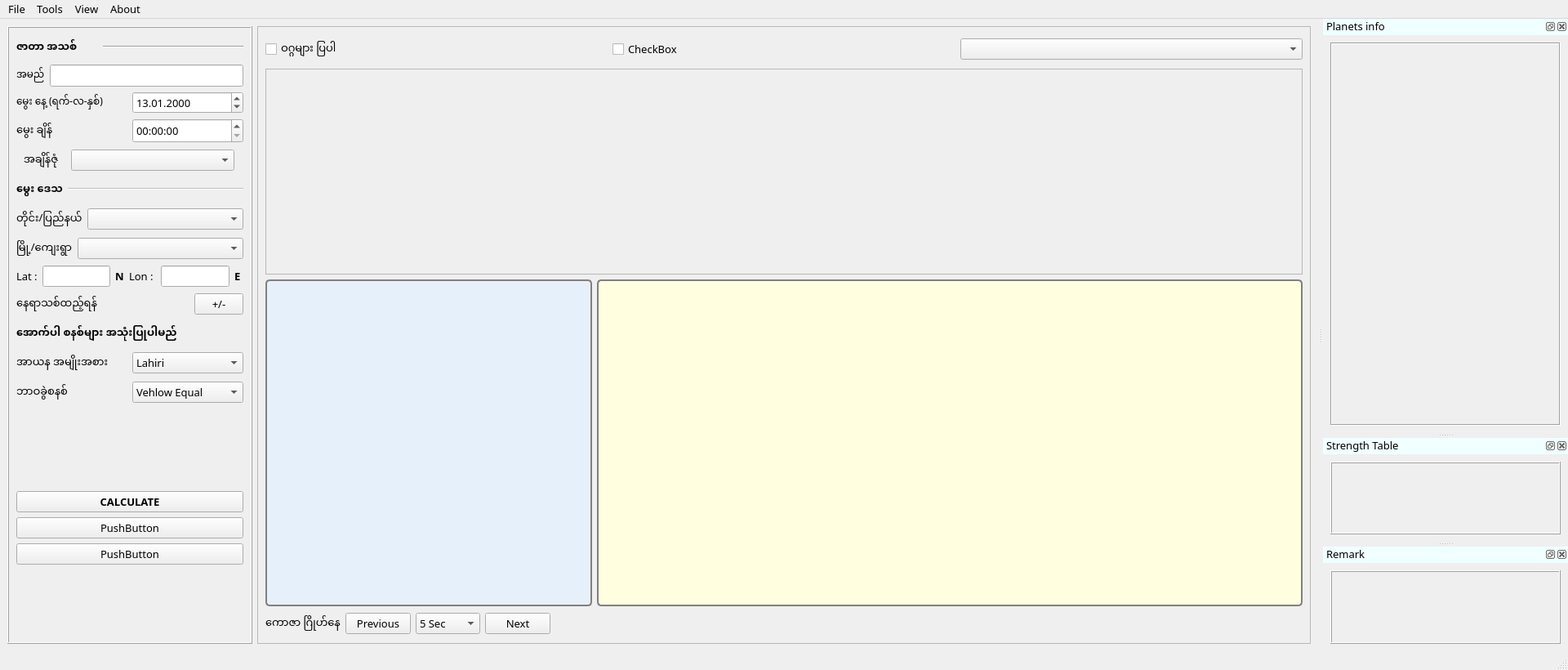
<?xml version="1.0" encoding="UTF-8"?>
<ui version="4.0">
 <class>MainWindow</class>
 <widget class="QMainWindow" name="MainWindow">
  <property name="geometry">
   <rect>
    <x>0</x>
    <y>0</y>
    <width>1920</width>
    <height>820</height>
   </rect>
  </property>
  <property name="sizePolicy">
   <sizepolicy hsizetype="Expanding" vsizetype="Expanding">
    <horstretch>0</horstretch>
    <verstretch>0</verstretch>
   </sizepolicy>
  </property>
  <property name="font">
   <font>
    <family>Pyidaungsu</family>
    <pointsize>10</pointsize>
   </font>
  </property>
  <property name="windowTitle">
   <string>Bharani App</string>
  </property>
  <property name="windowIcon">
   <iconset>
    <normaloff>res/VediIcon.ico</normaloff>res/VediIcon.ico</iconset>
  </property>
  <widget class="QWidget" name="centralwidget">
   <property name="enabled">
    <bool>true</bool>
   </property>
   <layout class="QHBoxLayout" name="horizontalLayout">
    <item>
     <widget class="QFrame" name="frame">
      <property name="sizePolicy">
       <sizepolicy hsizetype="Fixed" vsizetype="Preferred">
        <horstretch>0</horstretch>
        <verstretch>0</verstretch>
       </sizepolicy>
      </property>
      <property name="minimumSize">
       <size>
        <width>300</width>
        <height>0</height>
       </size>
      </property>
      <property name="maximumSize">
       <size>
        <width>30</width>
        <height>16777215</height>
       </size>
      </property>
      <property name="frameShape">
       <enum>QFrame::Box</enum>
      </property>
      <property name="frameShadow">
       <enum>QFrame::Raised</enum>
      </property>
      <layout class="QVBoxLayout" name="verticalLayout_6">
       <item>
        <layout class="QHBoxLayout" name="horizontalLayout_7">
         <item>
          <widget class="QLabel" name="label_4">
           <property name="enabled">
            <bool>true</bool>
           </property>
           <property name="maximumSize">
            <size>
             <width>100</width>
             <height>16777215</height>
            </size>
           </property>
           <property name="font">
            <font>
             <weight>75</weight>
             <bold>true</bold>
            </font>
           </property>
           <property name="text">
            <string>ဇာတာ အသစ်</string>
           </property>
          </widget>
         </item>
         <item>
          <widget class="Line" name="line_2">
           <property name="orientation">
            <enum>Qt::Horizontal</enum>
           </property>
          </widget>
         </item>
        </layout>
       </item>
       <item>
        <layout class="QHBoxLayout" name="horizontalLayout_8">
         <item>
          <widget class="QLabel" name="label_5">
           <property name="enabled">
            <bool>true</bool>
           </property>
           <property name="minimumSize">
            <size>
             <width>0</width>
             <height>0</height>
            </size>
           </property>
           <property name="maximumSize">
            <size>
             <width>16777215</width>
             <height>16777215</height>
            </size>
           </property>
           <property name="baseSize">
            <size>
             <width>75</width>
             <height>0</height>
            </size>
           </property>
           <property name="font">
            <font>
             <pointsize>9</pointsize>
            </font>
           </property>
           <property name="text">
            <string>အမည်</string>
           </property>
          </widget>
         </item>
         <item>
          <widget class="QLineEdit" name="txtName_3">
           <property name="enabled">
            <bool>true</bool>
           </property>
           <property name="sizePolicy">
            <sizepolicy hsizetype="Expanding" vsizetype="Preferred">
             <horstretch>0</horstretch>
             <verstretch>0</verstretch>
            </sizepolicy>
           </property>
           <property name="minimumSize">
            <size>
             <width>0</width>
             <height>0</height>
            </size>
           </property>
           <property name="maximumSize">
            <size>
             <width>16777215</width>
             <height>16777215</height>
            </size>
           </property>
           <property name="tabletTracking">
            <bool>false</bool>
           </property>
          </widget>
         </item>
        </layout>
       </item>
       <item>
        <layout class="QHBoxLayout" name="horizontalLayout_9">
         <item>
          <widget class="QLabel" name="label_6">
           <property name="maximumSize">
            <size>
             <width>160</width>
             <height>16777215</height>
            </size>
           </property>
           <property name="font">
            <font>
             <pointsize>9</pointsize>
            </font>
           </property>
           <property name="text">
            <string>မွေး နေ့ (ရက်-လ-နှစ်)</string>
           </property>
          </widget>
         </item>
         <item>
          <widget class="QDateEdit" name="cboDate">
           <property name="enabled">
            <bool>true</bool>
           </property>
           <property name="displayFormat">
            <string>dd.MM.yyyy</string>
           </property>
           <property name="date">
            <date>
             <year>2000</year>
             <month>1</month>
             <day>13</day>
            </date>
           </property>
          </widget>
         </item>
        </layout>
       </item>
       <item>
        <layout class="QHBoxLayout" name="horizontalLayout_10">
         <item>
          <widget class="QLabel" name="label_7">
           <property name="enabled">
            <bool>true</bool>
           </property>
           <property name="sizePolicy">
            <sizepolicy hsizetype="Minimum" vsizetype="Preferred">
             <horstretch>0</horstretch>
             <verstretch>0</verstretch>
            </sizepolicy>
           </property>
           <property name="minimumSize">
            <size>
             <width>0</width>
             <height>0</height>
            </size>
           </property>
           <property name="maximumSize">
            <size>
             <width>16777215</width>
             <height>16777215</height>
            </size>
           </property>
           <property name="text">
            <string>မွေး ချိန်</string>
           </property>
          </widget>
         </item>
         <item>
          <widget class="QTimeEdit" name="cboTime">
           <property name="sizePolicy">
            <sizepolicy hsizetype="Preferred" vsizetype="Preferred">
             <horstretch>0</horstretch>
             <verstretch>0</verstretch>
            </sizepolicy>
           </property>
           <property name="minimumSize">
            <size>
             <width>0</width>
             <height>0</height>
            </size>
           </property>
           <property name="maximumSize">
            <size>
             <width>16777215</width>
             <height>16777215</height>
            </size>
           </property>
          </widget>
         </item>
        </layout>
       </item>
       <item>
        <layout class="QHBoxLayout" name="horizontalLayout_11">
         <item>
          <widget class="QLabel" name="lblTimeZone">
           <property name="sizePolicy">
            <sizepolicy hsizetype="Fixed" vsizetype="Preferred">
             <horstretch>0</horstretch>
             <verstretch>0</verstretch>
            </sizepolicy>
           </property>
           <property name="minimumSize">
            <size>
             <width>0</width>
             <height>0</height>
            </size>
           </property>
           <property name="maximumSize">
            <size>
             <width>16777215</width>
             <height>16777215</height>
            </size>
           </property>
           <property name="text">
            <string>အချိန်ဇုံ</string>
           </property>
           <property name="alignment">
            <set>Qt::AlignLeading|Qt::AlignLeft|Qt::AlignVCenter</set>
           </property>
          </widget>
         </item>
         <item>
          <widget class="QComboBox" name="cboTimezone">
           <property name="sizePolicy">
            <sizepolicy hsizetype="Maximum" vsizetype="Fixed">
             <horstretch>0</horstretch>
             <verstretch>0</verstretch>
            </sizepolicy>
           </property>
           <property name="minimumSize">
            <size>
             <width>150</width>
             <height>0</height>
            </size>
           </property>
           <property name="maximumSize">
            <size>
             <width>200</width>
             <height>16777215</height>
            </size>
           </property>
          </widget>
         </item>
        </layout>
       </item>
       <item>
        <layout class="QHBoxLayout" name="horizontalLayout_12">
         <item>
          <widget class="QLabel" name="label_8">
           <property name="sizePolicy">
            <sizepolicy hsizetype="Fixed" vsizetype="Preferred">
             <horstretch>0</horstretch>
             <verstretch>0</verstretch>
            </sizepolicy>
           </property>
           <property name="maximumSize">
            <size>
             <width>16777215</width>
             <height>16777215</height>
            </size>
           </property>
           <property name="font">
            <font>
             <weight>75</weight>
             <bold>true</bold>
            </font>
           </property>
           <property name="text">
            <string>မွေး ဒေသ</string>
           </property>
          </widget>
         </item>
         <item>
          <widget class="Line" name="line_3">
           <property name="enabled">
            <bool>false</bool>
           </property>
           <property name="sizePolicy">
            <sizepolicy hsizetype="Preferred" vsizetype="Fixed">
             <horstretch>0</horstretch>
             <verstretch>0</verstretch>
            </sizepolicy>
           </property>
           <property name="orientation">
            <enum>Qt::Horizontal</enum>
           </property>
          </widget>
         </item>
        </layout>
       </item>
       <item>
        <layout class="QHBoxLayout" name="horizontalLayout_13">
         <item>
          <widget class="QLabel" name="label_9">
           <property name="sizePolicy">
            <sizepolicy hsizetype="Fixed" vsizetype="Preferred">
             <horstretch>0</horstretch>
             <verstretch>0</verstretch>
            </sizepolicy>
           </property>
           <property name="text">
            <string>တိုင်း/ပြည်နယ်</string>
           </property>
          </widget>
         </item>
         <item>
          <widget class="QComboBox" name="cboState">
           <property name="enabled">
            <bool>true</bool>
           </property>
          </widget>
         </item>
        </layout>
       </item>
       <item>
        <layout class="QHBoxLayout" name="horizontalLayout_14">
         <item>
          <widget class="QLabel" name="label_10">
           <property name="enabled">
            <bool>true</bool>
           </property>
           <property name="sizePolicy">
            <sizepolicy hsizetype="Fixed" vsizetype="Preferred">
             <horstretch>0</horstretch>
             <verstretch>0</verstretch>
            </sizepolicy>
           </property>
           <property name="text">
            <string>မြို့/ကျေးရွာ</string>
           </property>
          </widget>
         </item>
         <item>
          <widget class="QComboBox" name="cboCity">
           <property name="enabled">
            <bool>true</bool>
           </property>
          </widget>
         </item>
        </layout>
       </item>
       <item>
        <layout class="QHBoxLayout" name="horizontalLayout_15">
         <item>
          <widget class="QLabel" name="label_11">
           <property name="text">
            <string>Lat :</string>
           </property>
          </widget>
         </item>
         <item>
          <widget class="QLineEdit" name="txtLat">
           <property name="maxLength">
            <number>10</number>
           </property>
          </widget>
         </item>
         <item>
          <widget class="QLabel" name="lblN">
           <property name="enabled">
            <bool>true</bool>
           </property>
           <property name="font">
            <font>
             <weight>75</weight>
             <bold>true</bold>
            </font>
           </property>
           <property name="text">
            <string>N</string>
           </property>
          </widget>
         </item>
         <item>
          <widget class="QLabel" name="label_12">
           <property name="text">
            <string>Lon : </string>
           </property>
          </widget>
         </item>
         <item>
          <widget class="QLineEdit" name="txtLon">
           <property name="maxLength">
            <number>10</number>
           </property>
          </widget>
         </item>
         <item>
          <widget class="QLabel" name="lblE">
           <property name="font">
            <font>
             <weight>75</weight>
             <bold>true</bold>
            </font>
           </property>
           <property name="text">
            <string>E </string>
           </property>
          </widget>
         </item>
        </layout>
       </item>
       <item>
        <layout class="QHBoxLayout" name="horizontalLayout_16">
         <item>
          <widget class="QLabel" name="label_13">
           <property name="enabled">
            <bool>true</bool>
           </property>
           <property name="sizePolicy">
            <sizepolicy hsizetype="Preferred" vsizetype="Preferred">
             <horstretch>0</horstretch>
             <verstretch>0</verstretch>
            </sizepolicy>
           </property>
           <property name="text">
            <string>နေရာသစ်ထည့်ရန်</string>
           </property>
          </widget>
         </item>
         <item>
          <widget class="QPushButton" name="btnEditPlace">
           <property name="maximumSize">
            <size>
             <width>60</width>
             <height>16777215</height>
            </size>
           </property>
           <property name="text">
            <string>+/-</string>
           </property>
          </widget>
         </item>
        </layout>
       </item>
       <item>
        <widget class="QLabel" name="label_15">
         <property name="font">
          <font>
           <family>Pyidaungsu</family>
           <pointsize>10</pointsize>
           <weight>75</weight>
           <bold>true</bold>
          </font>
         </property>
         <property name="text">
          <string>အောက်ပါ စနစ်များ အသုံးပြုပါမည်</string>
         </property>
        </widget>
       </item>
       <item>
        <layout class="QHBoxLayout" name="horizontalLayout_17">
         <item>
          <widget class="QLabel" name="label_14">
           <property name="minimumSize">
            <size>
             <width>176</width>
             <height>0</height>
            </size>
           </property>
           <property name="maximumSize">
            <size>
             <width>176</width>
             <height>16777215</height>
            </size>
           </property>
           <property name="text">
            <string>အာယန အမျိုးအစား</string>
           </property>
          </widget>
         </item>
         <item>
          <widget class="QComboBox" name="cboAyana">
           <property name="minimumSize">
            <size>
             <width>0</width>
             <height>0</height>
            </size>
           </property>
           <property name="maximumSize">
            <size>
             <width>213</width>
             <height>16777215</height>
            </size>
           </property>
           <property name="font">
            <font>
             <pointsize>10</pointsize>
            </font>
           </property>
           <property name="styleSheet">
            <string notr="true"/>
           </property>
           <property name="currentIndex">
            <number>0</number>
           </property>
           <property name="duplicatesEnabled">
            <bool>false</bool>
           </property>
           <item>
            <property name="text">
             <string>Lahiri</string>
            </property>
           </item>
           <item>
            <property name="text">
             <string>Krishnamurti</string>
            </property>
           </item>
           <item>
            <property name="text">
             <string>Raman</string>
            </property>
           </item>
           <item>
            <property name="text">
             <string>Fagan/Bradley</string>
            </property>
           </item>
           <item>
            <property name="text">
             <string>Yukteshwar</string>
            </property>
           </item>
           <item>
            <property name="text">
             <string>J2000</string>
            </property>
           </item>
           <item>
            <property name="text">
             <string>Suryasiddhanta</string>
            </property>
           </item>
           <item>
            <property name="text">
             <string>True Citra / True Revati</string>
            </property>
           </item>
           <item>
            <property name="text">
             <string>Galactic Center / Dhruva</string>
            </property>
           </item>
          </widget>
         </item>
        </layout>
       </item>
       <item>
        <layout class="QHBoxLayout" name="horizontalLayout_18">
         <item>
          <widget class="QLabel" name="label_16">
           <property name="text">
            <string>ဘာဝခွဲစနစ်</string>
           </property>
          </widget>
         </item>
         <item>
          <widget class="QComboBox" name="cboHouseSys">
           <property name="currentIndex">
            <number>1</number>
           </property>
           <item>
            <property name="text">
             <string>Whole Sign</string>
            </property>
           </item>
           <item>
            <property name="text">
             <string>Vehlow Equal</string>
            </property>
           </item>
           <item>
            <property name="text">
             <string>Equal</string>
            </property>
           </item>
           <item>
            <property name="text">
             <string>Placidus</string>
            </property>
           </item>
           <item>
            <property name="text">
             <string>Sripati</string>
            </property>
           </item>
           <item>
            <property name="text">
             <string>Porphyry</string>
            </property>
           </item>
          </widget>
         </item>
        </layout>
       </item>
       <item>
        <spacer name="verticalSpacer">
         <property name="orientation">
          <enum>Qt::Vertical</enum>
         </property>
         <property name="sizeHint" stdset="0">
          <size>
           <width>20</width>
           <height>100</height>
          </size>
         </property>
        </spacer>
       </item>
       <item>
        <widget class="QPushButton" name="btnCalculate">
         <property name="font">
          <font>
           <weight>75</weight>
           <bold>true</bold>
          </font>
         </property>
         <property name="text">
          <string>  CALCULATE  </string>
         </property>
        </widget>
       </item>
       <item>
        <widget class="QPushButton" name="pushButton">
         <property name="text">
          <string>PushButton</string>
         </property>
        </widget>
       </item>
       <item>
        <widget class="QPushButton" name="pushButton_2">
         <property name="text">
          <string>PushButton</string>
         </property>
        </widget>
       </item>
       <item>
        <spacer name="verticalSpacer_2">
         <property name="orientation">
          <enum>Qt::Vertical</enum>
         </property>
         <property name="sizeHint" stdset="0">
          <size>
           <width>20</width>
           <height>40</height>
          </size>
         </property>
        </spacer>
       </item>
      </layout>
     </widget>
    </item>
    <item>
     <widget class="QFrame" name="frame_2">
      <property name="frameShape">
       <enum>QFrame::StyledPanel</enum>
      </property>
      <property name="frameShadow">
       <enum>QFrame::Raised</enum>
      </property>
      <layout class="QGridLayout" name="gridLayout">
       <item row="0" column="0">
        <layout class="QVBoxLayout" name="verticalLayout_2">
         <item>
          <layout class="QHBoxLayout" name="horizontalLayout_3">
           <item>
            <widget class="QCheckBox" name="chkDivision">
             <property name="text">
              <string>ဝဂ္ဂများ ပြပါ</string>
             </property>
            </widget>
           </item>
           <item>
            <widget class="QCheckBox" name="chk">
             <property name="text">
              <string>CheckBox</string>
             </property>
            </widget>
           </item>
           <item>
            <widget class="QComboBox" name="cboCheckable"/>
           </item>
          </layout>
         </item>
         <item>
          <widget class="QScrollArea" name="scrollArea">
           <property name="maximumSize">
            <size>
             <width>16777215</width>
             <height>560</height>
            </size>
           </property>
           <property name="widgetResizable">
            <bool>true</bool>
           </property>
           <widget class="QWidget" name="scrollAreaWidgetContents">
            <property name="geometry">
             <rect>
              <x>0</x>
              <y>0</y>
              <width>1258</width>
              <height>209</height>
             </rect>
            </property>
           </widget>
          </widget>
         </item>
         <item>
          <layout class="QHBoxLayout" name="horizontalLayout_2">
           <item>
            <layout class="QHBoxLayout" name="horizontalLayout_4">
             <item>
              <widget class="QFrame" name="frame_3">
               <property name="sizePolicy">
                <sizepolicy hsizetype="Fixed" vsizetype="Fixed">
                 <horstretch>0</horstretch>
                 <verstretch>0</verstretch>
                </sizepolicy>
               </property>
               <property name="minimumSize">
                <size>
                 <width>400</width>
                 <height>400</height>
                </size>
               </property>
               <property name="styleSheet">
                <string notr="true">QFrame {
    background-color: #e6f0fa;  /* နုနယ်တဲ့ အပြာရောင် */
    border: 2px solid gray;      /* ဘောင်လေး ထည့်ကြည့် */
    border-radius: 5px;          /* ထောင့်ဝိုင်းလေး လုပ်ကြည့် */
}</string>
               </property>
               <property name="frameShape">
                <enum>QFrame::StyledPanel</enum>
               </property>
               <property name="frameShadow">
                <enum>QFrame::Raised</enum>
               </property>
              </widget>
             </item>
             <item>
              <widget class="QFrame" name="frmkawzar">
               <property name="sizePolicy">
                <sizepolicy hsizetype="Preferred" vsizetype="Preferred">
                 <horstretch>0</horstretch>
                 <verstretch>0</verstretch>
                </sizepolicy>
               </property>
               <property name="minimumSize">
                <size>
                 <width>0</width>
                 <height>0</height>
                </size>
               </property>
               <property name="maximumSize">
                <size>
                 <width>16777215</width>
                 <height>16777215</height>
                </size>
               </property>
               <property name="styleSheet">
                <string notr="true">QFrame {
    background-color:lightyellow;  /* နုနယ်တဲ့ အပြာရောင် */
    border: 2px solid gray;      /* ဘောင်လေး ထည့်ကြည့် */
    border-radius: 5px;          /* ထောင့်ဝိုင်းလေး လုပ်ကြည့် */
}</string>
               </property>
               <property name="frameShape">
                <enum>QFrame::StyledPanel</enum>
               </property>
               <property name="frameShadow">
                <enum>QFrame::Raised</enum>
               </property>
              </widget>
             </item>
            </layout>
           </item>
          </layout>
         </item>
        </layout>
       </item>
       <item row="1" column="0">
        <layout class="QHBoxLayout" name="horizontalLayout_19">
         <item>
          <widget class="QLabel" name="label_17">
           <property name="text">
            <string>ကောဇာ ဂြိုဟ်နေ</string>
           </property>
          </widget>
         </item>
         <item>
          <widget class="QPushButton" name="pushButton_3">
           <property name="text">
            <string>Previous</string>
           </property>
          </widget>
         </item>
         <item>
          <widget class="QComboBox" name="cboTimeSwitch">
           <item>
            <property name="text">
             <string>5 Sec</string>
            </property>
           </item>
           <item>
            <property name="text">
             <string>15 Sec</string>
            </property>
           </item>
           <item>
            <property name="text">
             <string>30 Sec</string>
            </property>
           </item>
           <item>
            <property name="text">
             <string>5 Min</string>
            </property>
           </item>
           <item>
            <property name="text">
             <string>15 Min</string>
            </property>
           </item>
           <item>
            <property name="text">
             <string>30 Min</string>
            </property>
           </item>
           <item>
            <property name="text">
             <string>1 Hour</string>
            </property>
           </item>
           <item>
            <property name="text">
             <string>1 Day</string>
            </property>
           </item>
           <item>
            <property name="text">
             <string>1 Month</string>
            </property>
           </item>
           <item>
            <property name="text">
             <string>1 Year</string>
            </property>
           </item>
          </widget>
         </item>
         <item>
          <widget class="QPushButton" name="pushButton_4">
           <property name="text">
            <string>Next</string>
           </property>
          </widget>
         </item>
         <item>
          <spacer name="horizontalSpacer">
           <property name="orientation">
            <enum>Qt::Horizontal</enum>
           </property>
           <property name="sizeHint" stdset="0">
            <size>
             <width>40</width>
             <height>20</height>
            </size>
           </property>
          </spacer>
         </item>
        </layout>
       </item>
      </layout>
     </widget>
    </item>
   </layout>
  </widget>
  <widget class="QMenuBar" name="menubar">
   <property name="geometry">
    <rect>
     <x>0</x>
     <y>0</y>
     <width>1920</width>
     <height>26</height>
    </rect>
   </property>
   <property name="sizePolicy">
    <sizepolicy hsizetype="Minimum" vsizetype="Minimum">
     <horstretch>0</horstretch>
     <verstretch>0</verstretch>
    </sizepolicy>
   </property>
   <widget class="QMenu" name="menuFile">
    <property name="title">
     <string>File</string>
    </property>
    <addaction name="actionNew"/>
    <addaction name="actionOpen"/>
    <addaction name="actionSave"/>
    <addaction name="separator"/>
    <addaction name="actionExit"/>
   </widget>
   <widget class="QMenu" name="menuTools">
    <property name="title">
     <string>Tools</string>
    </property>
    <addaction name="actionSettings"/>
    <addaction name="actionView"/>
   </widget>
   <widget class="QMenu" name="menuWindows">
    <property name="title">
     <string>View</string>
    </property>
    <addaction name="actionPlanets_info"/>
    <addaction name="actionStrength_Table"/>
    <addaction name="actionRemark"/>
   </widget>
   <widget class="QMenu" name="menuAbout">
    <property name="title">
     <string>About</string>
    </property>
    <addaction name="actionAbout_Me"/>
   </widget>
   <addaction name="menuFile"/>
   <addaction name="menuTools"/>
   <addaction name="menuWindows"/>
   <addaction name="menuAbout"/>
  </widget>
  <widget class="QStatusBar" name="statusbar">
   <property name="baseSize">
    <size>
     <width>1024</width>
     <height>36</height>
    </size>
   </property>
   <property name="font">
    <font>
     <family>Pyidaungsu</family>
    </font>
   </property>
   <property name="Status :" stdset="0">
    <string>Good Contition</string>
   </property>
  </widget>
  <widget class="QDockWidget" name="docPlanetsInfo">
   <property name="minimumSize">
    <size>
     <width>300</width>
     <height>151</height>
    </size>
   </property>
   <property name="styleSheet">
    <string notr="true">QDockWidget::title {
    background-color: azure;      // Title Bar ရဲ့ နောက်ခံအရောင်
   // color: white;                // Title စာသားရဲ့ အရောင်
}</string>
   </property>
   <property name="windowTitle">
    <string>Planets info</string>
   </property>
   <attribute name="dockWidgetArea">
    <number>2</number>
   </attribute>
   <widget class="QWidget" name="dockWidgetContents">
    <layout class="QVBoxLayout" name="verticalLayout">
     <item>
      <widget class="QScrollArea" name="frm_planet_info">
       <property name="frameShape">
        <enum>QFrame::Box</enum>
       </property>
       <property name="widgetResizable">
        <bool>true</bool>
       </property>
       <widget class="QWidget" name="scrollAreaWidgetContents_2">
        <property name="geometry">
         <rect>
          <x>0</x>
          <y>0</y>
          <width>274</width>
          <height>211</height>
         </rect>
        </property>
       </widget>
      </widget>
     </item>
    </layout>
   </widget>
  </widget>
  <widget class="QDockWidget" name="docStrength">
   <property name="styleSheet">
    <string notr="true">QDockWidget::title {
    background-color: azure;      // Title Bar ရဲ့ နောက်ခံအရောင်
   // color: white;                // Title စာသားရဲ့ အရောင်
}</string>
   </property>
   <property name="windowTitle">
    <string>Strength Table</string>
   </property>
   <attribute name="dockWidgetArea">
    <number>2</number>
   </attribute>
   <widget class="QWidget" name="dockWidgetContents_3">
    <layout class="QVBoxLayout" name="verticalLayout_3">
     <item>
      <widget class="QFrame" name="frm_strength_table">
       <property name="frameShape">
        <enum>QFrame::Box</enum>
       </property>
       <property name="frameShadow">
        <enum>QFrame::Raised</enum>
       </property>
      </widget>
     </item>
    </layout>
   </widget>
  </widget>
  <widget class="QDockWidget" name="docRemark">
   <property name="styleSheet">
    <string notr="true">QDockWidget::title {
    background-color: azure;      // Title Bar ရဲ့ နောက်ခံအရောင်
   // color: white;                // Title စာသားရဲ့ အရောင်
}</string>
   </property>
   <property name="windowTitle">
    <string>Remark</string>
   </property>
   <attribute name="dockWidgetArea">
    <number>2</number>
   </attribute>
   <widget class="QWidget" name="dockWidgetContents_4">
    <layout class="QVBoxLayout" name="verticalLayout_5">
     <item>
      <widget class="QFrame" name="frm_remark">
       <property name="styleSheet">
        <string notr="true"/>
       </property>
       <property name="frameShape">
        <enum>QFrame::Box</enum>
       </property>
       <property name="frameShadow">
        <enum>QFrame::Raised</enum>
       </property>
      </widget>
     </item>
    </layout>
   </widget>
  </widget>
  <action name="actionNew">
   <property name="text">
    <string>New</string>
   </property>
  </action>
  <action name="actionOpen">
   <property name="text">
    <string>Open</string>
   </property>
  </action>
  <action name="actionSave">
   <property name="text">
    <string>Save</string>
   </property>
  </action>
  <action name="actionExit">
   <property name="text">
    <string>Exit</string>
   </property>
  </action>
  <action name="actionSettings">
   <property name="text">
    <string>Settings</string>
   </property>
  </action>
  <action name="actionAbout_Me">
   <property name="text">
    <string>About Me</string>
   </property>
  </action>
  <action name="actionView">
   <property name="text">
    <string>View</string>
   </property>
  </action>
  <action name="actionPlanets_info">
   <property name="checkable">
    <bool>true</bool>
   </property>
   <property name="checked">
    <bool>true</bool>
   </property>
   <property name="text">
    <string>Planets info</string>
   </property>
  </action>
  <action name="actionStrength_Table">
   <property name="checkable">
    <bool>true</bool>
   </property>
   <property name="checked">
    <bool>true</bool>
   </property>
   <property name="text">
    <string>Strength Table</string>
   </property>
  </action>
  <action name="actionRemark">
   <property name="checkable">
    <bool>true</bool>
   </property>
   <property name="checked">
    <bool>true</bool>
   </property>
   <property name="text">
    <string>Remark</string>
   </property>
  </action>
 </widget>
 <resources/>
 <connections/>
</ui>
